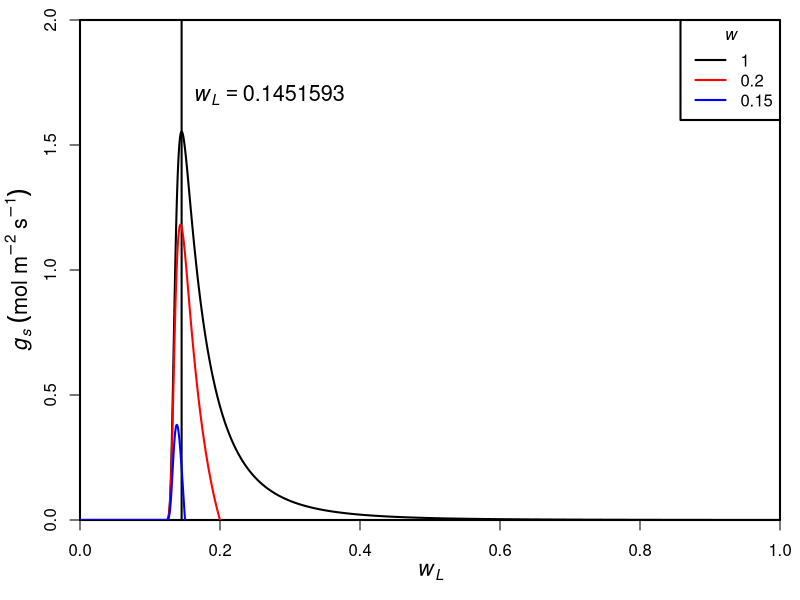

The R script that drew this image:

# gsmax
gswLwf <- function(wL, w,
                   a=1.6, nZ=0.5, p=43200, l=1.8e-5, LAI=1, h=l*a*LAI/nZ*p, VPD=0.02,
                   pe=-1.58*10^-3, b=4.38, h2=h/1000, kxmax=5, c=5.71, d=10.05){
  
  # xylem conductance function
  kxf <- function(x)kxmax*exp(-(-x/d)^c)
  
  px <- pe*wL^(-b)
  ps <- pe*w^(-b)
  res <- (ps-px)*h2*kxf(px)/(h*VPD)
  return(res)
}


# Figure
windows(8, 6)
par(mgp=c(2.2, 1, 0), xaxs="i", yaxs="i", lwd=2, mar=c(4, 4, 1, 1), mfrow=c(1,1))
with(data.frame(w=c(1)),
     {
       gswLf <- Vectorize(function(wL)gswLwf(wL, w))
       label <- optimize(gswLf, c(0, 1), maximum=T)$maximum
       curve(gswLf, 0, 1, n=10001,
             xlab=expression(italic(w[L])),
             ylab=expression(italic(g[s])~(mol~m^-2~s^-1)),
             xlim=c(0, 1), ylim=c(0, 2), cex.lab=1.3, col="black")
       abline(v=label)
       text(x=0.27, y=1.7, labels=c(eval(substitute(expression(italic(w[L])==x), list(x=label)))), cex=1.3)
     }
)
with(data.frame(w=c(0.2)),
     {
       gswLf <- Vectorize(function(wL)gswLwf(wL, w))
       curve(gswLf, 0, 1, n=10001, col="red", add=T)
     }
)
with(data.frame(w=c(0.15)),
     {
       gswLf <- Vectorize(function(wL)gswLwf(wL, w))
       curve(gswLf, 0, n=10001, 1, col="blue", add=T)
     }
)
legend("topright", c("1", "0.2", "0.15"), lty=c(1, 1, 1), col=c("black", "red", "blue"), title=expression(italic(w)))
